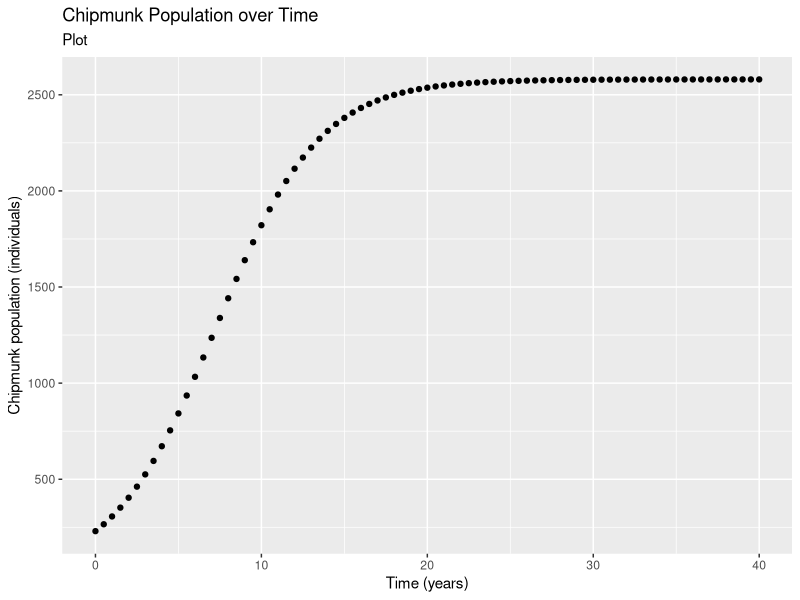

Here is the R script that generated this plot:
## ---- chunk 1
knitr::opts_chunk$set(echo = TRUE)

library(tidyverse)
## ---- chunk 2
# Examples of logarithms

log(4)

# Examples of exponents

exp(5)
log(exp(5))
## ---- chunk 3
# A sequence from 1 to 20, by 1

ex_1 <- seq(from = 1, to = 20, by = 1)

# Vector from 0 to 40 by increments of 0.2

ex_2 <- seq(from = 0, to = 40, by = 0.2)

# Vector from 1 to 5000 by increments of 10

ex_3 <- seq(from = 1, to = 5000, by = 10)

## ---- chunk 4
pop_logistic <- function(capacity, init_pop, rate, time_yr) {
  
  capacity / ( 1+ ((capacity - init_pop)/init_pop) *exp(-rate * time_yr))
  
}

pop_logistic(capacity = 2580, init_pop = 230, rate = 0.32, time_yr = 2.4)
## ---- chunk 5
# Create a vector of times from 0 to 20 by increments of 0.5

time_vec <- seq(from = 0, to = 40, by = 0.5)
  
  
## ---- chunk 6
chipmunk_pop <- pop_logistic(capacity= 2580, time_yr = time_vec, init_pop = 230, rate = 0.32)
## ---- chunk 7

chipmunk_df <- data.frame(time_vec, chipmunk_pop)


## ---- chunk 8

ggplot(data = chipmunk_df, aes(x = time_vec, y = chipmunk_pop)) + 
  geom_point() +
  labs(x= "Time (years)",
       y = "Chipmunk population (individuals)",
       title = "Chipmunk Population over Time",
       subtitle = "Plot")

